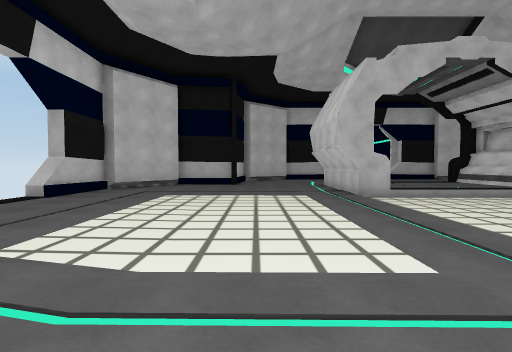
View 1 (above)

16 first-person views from a walk through a Unity game level. The camera is 1.5 m above the floor, tilts 2° down and sees 85° across. The floor is counted in squares, 2 m on a side. Each view is taken from the middle of a square. On the plan, view 1 faces up. The plan holds only what a view shows up to about 10 squares ahead; the rest is blank. The place goes on beyond the plan. Surface patterns are stand-ins for the level's own textures.

View 2
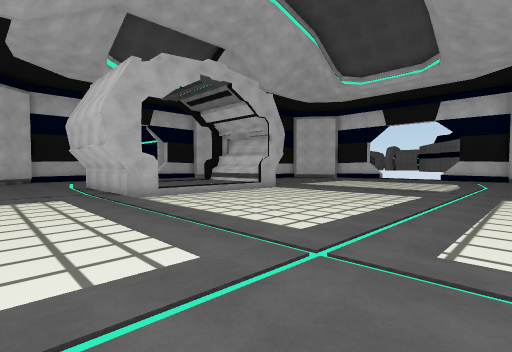

View 3
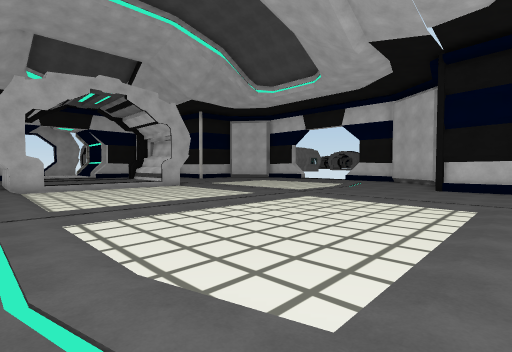

View 4
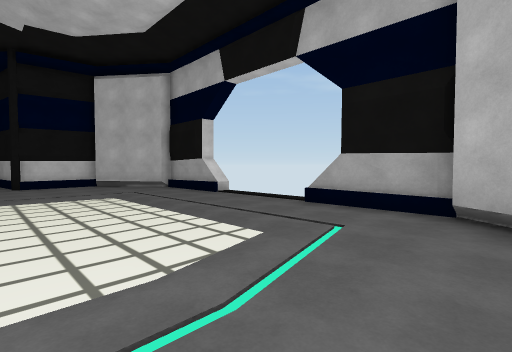

View 5
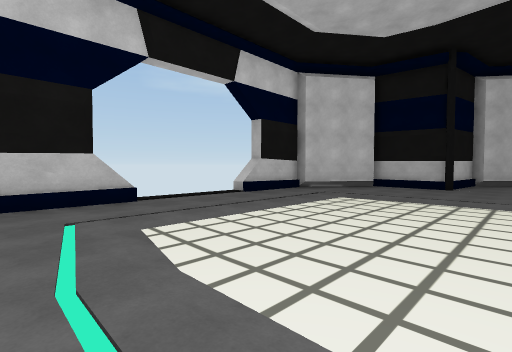

View 6
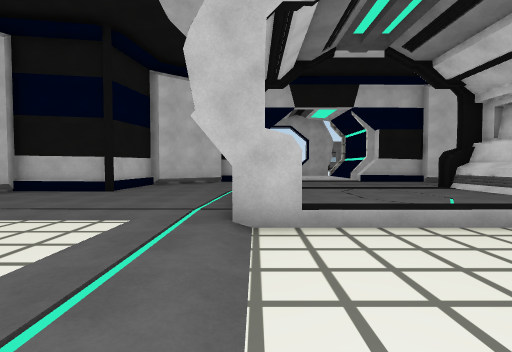

View 7
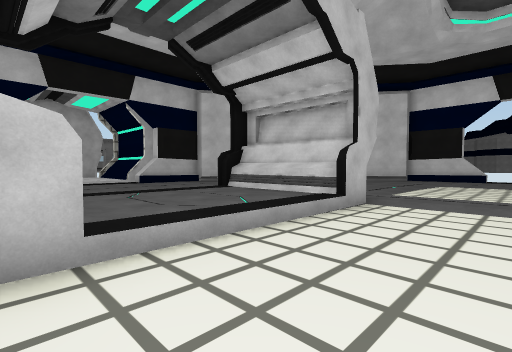

View 8
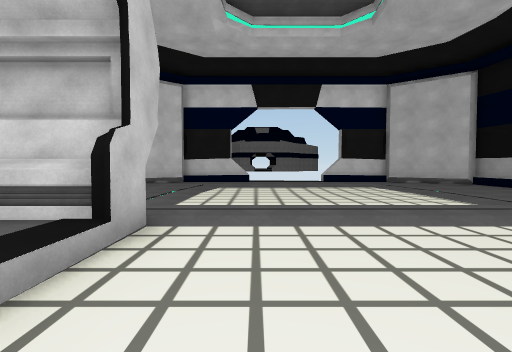

View 9
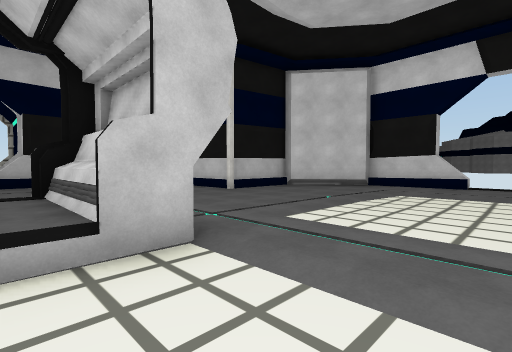

View 10
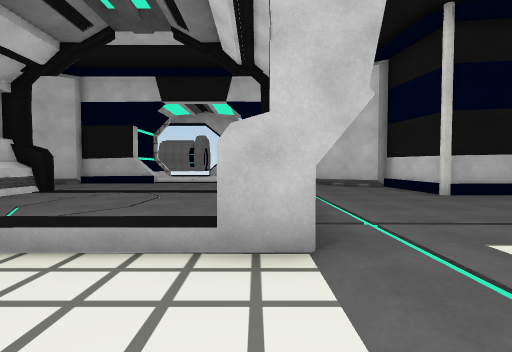

View 11
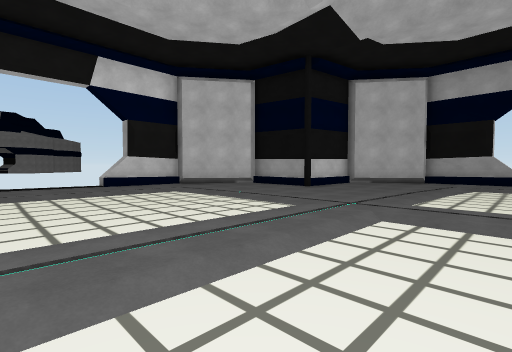

View 12
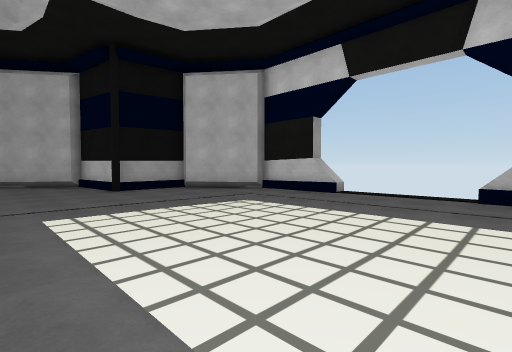

View 13
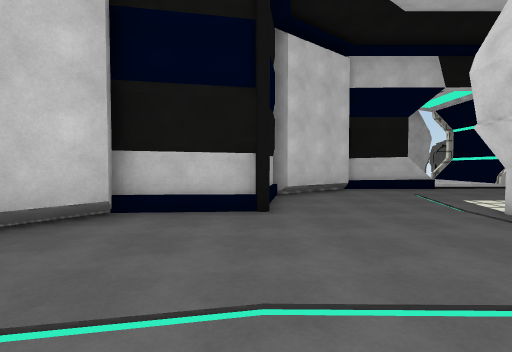

View 14
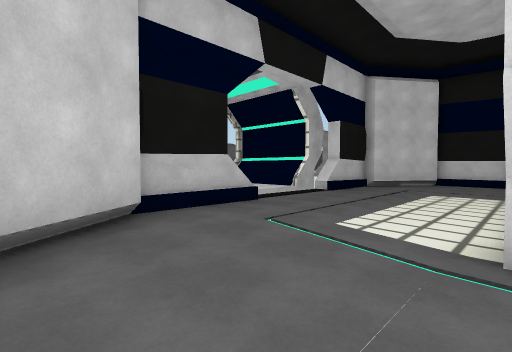

View 15
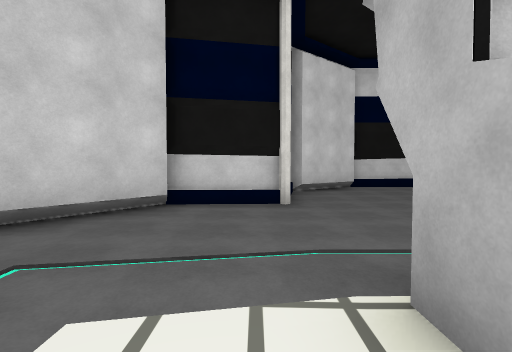

View 16
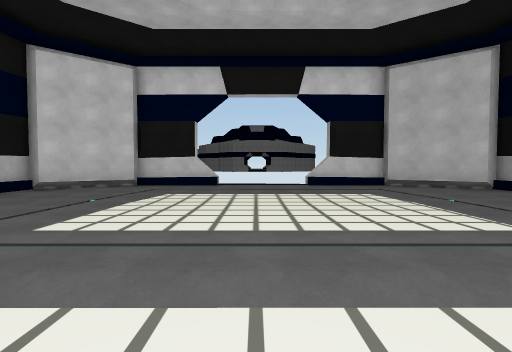

### Floor plan
Key: @ floor where view 1 was taken; # wall or solid block; . main floor; : floor 0.25 m higher than the main floor; - floor 0.25 m lower than the main floor; / step, stairs or slope; ^ raised ledge.
Columns run from 5 left of view 1 to 17 right of it. Each row starts with its distance up from view 1.
 16       ###    ###
 15      ##........##
 14     ##..........##
 13     #............##
 12   ###.............##
 11  ##/....#////#.....##
 10 ##......#::::#......##
  9 #.......#::::#.......##
  8 #.......#::::#........#
  7 #......./-----........#
  6 :......./-----........
  5 :......./-----........
  4 :......./-----........
  3 /......./-----........#
  2 #.......//////........#
  1 #.....................#
  0 ##...@...............##
 -1  ##.................##
 -2   ###.............###
 -3     #............/#
 -4     ##...........##
 -5      ##.........##
 -6       ###^:::####

Where each view was taken, in squares from view 1:
view 1: 0 up, 0 right, facing up
view 2: 0 up, 0 right, facing up-right
view 3: 4 down, 2 right, facing up-right
view 4: 1 down, 1 right, facing down-right
view 5: 1 up, 1 right, facing up-left
view 6: 4 up, 3 right, facing up
view 7: 5 up, 3 right, facing up-right
view 8: 6 up, 5 right, facing right
view 9: 5 up, 7 right, facing up-right
view 10: 5 up, 8 right, facing up
view 11: 6 up, 7 right, facing down-right
view 12: 7 up, 2 right, facing down-left
view 13: 7 up, 1 left, facing up
view 14: 11 up, 0 right, facing up-right
view 15: 12 up, 7 right, facing right
view 16: 5 up, 7 right, facing right
